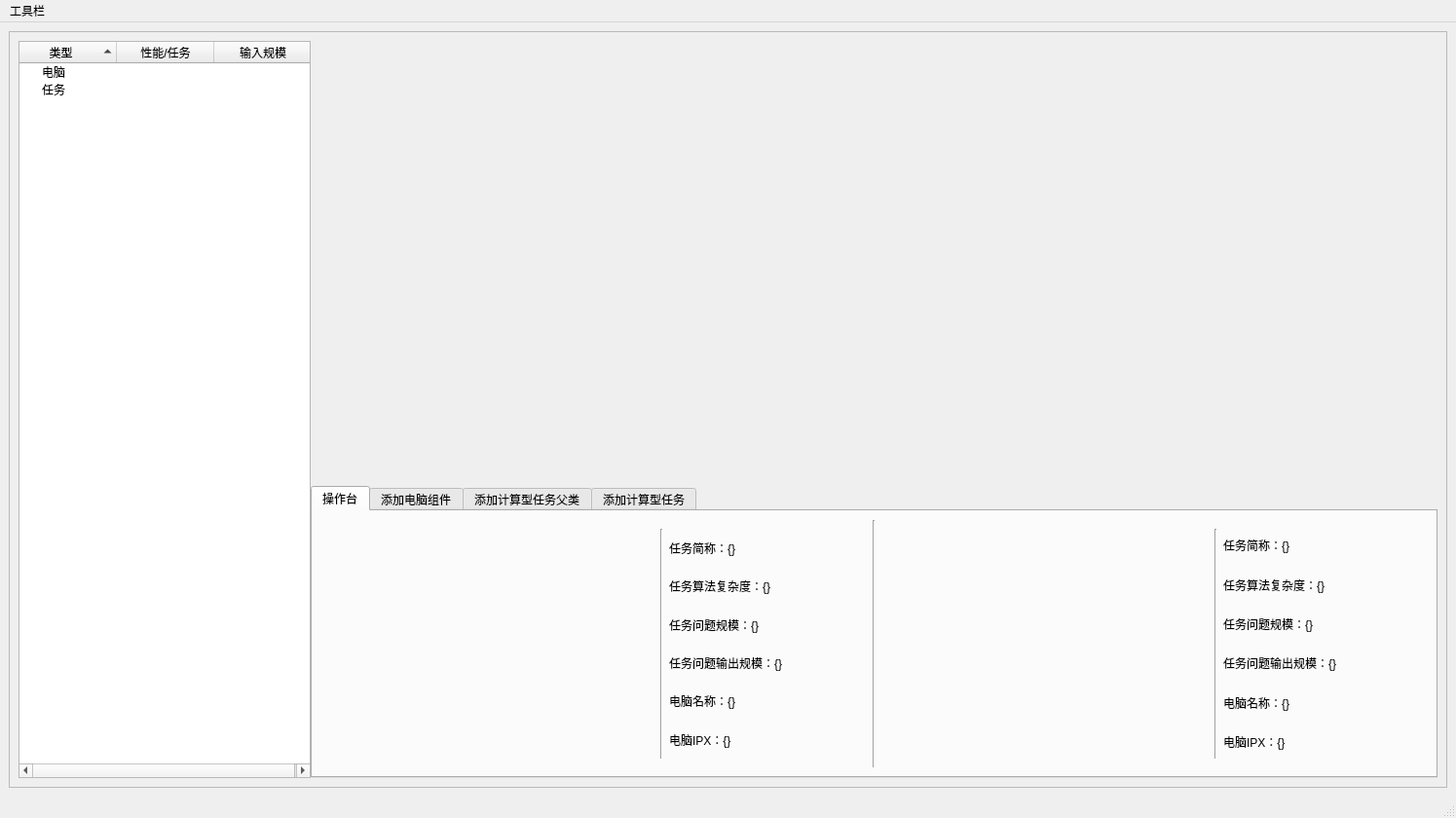
<?xml version="1.0" encoding="UTF-8"?>
<ui version="4.0">
 <class>MainWindow</class>
 <widget class="QMainWindow" name="MainWindow">
  <property name="geometry">
   <rect>
    <x>0</x>
    <y>0</y>
    <width>1495</width>
    <height>840</height>
   </rect>
  </property>
  <property name="windowTitle">
   <string>MainWindow</string>
  </property>
  <widget class="QWidget" name="centralwidget">
   <layout class="QHBoxLayout" name="horizontalLayout">
    <item>
     <widget class="QScrollArea" name="scrollArea">
      <property name="widgetResizable">
       <bool>true</bool>
      </property>
      <widget class="QWidget" name="scrollAreaWidgetContents">
       <property name="geometry">
        <rect>
         <x>0</x>
         <y>0</y>
         <width>1471</width>
         <height>765</height>
        </rect>
       </property>
       <layout class="QHBoxLayout" name="horizontalLayout_6">
        <item>
         <layout class="QHBoxLayout" name="horizontalLayout_5">
          <property name="spacing">
           <number>0</number>
          </property>
          <item>
           <widget class="QTreeWidget" name="Inventory">
            <property name="sizePolicy">
             <sizepolicy hsizetype="Fixed" vsizetype="Expanding">
              <horstretch>0</horstretch>
              <verstretch>0</verstretch>
             </sizepolicy>
            </property>
            <property name="minimumSize">
             <size>
              <width>300</width>
              <height>0</height>
             </size>
            </property>
            <property name="maximumSize">
             <size>
              <width>300</width>
              <height>16777215</height>
             </size>
            </property>
            <property name="sortingEnabled">
             <bool>true</bool>
            </property>
            <property name="animated">
             <bool>true</bool>
            </property>
            <property name="allColumnsShowFocus">
             <bool>false</bool>
            </property>
            <attribute name="headerMinimumSectionSize">
             <number>100</number>
            </attribute>
            <attribute name="headerDefaultSectionSize">
             <number>100</number>
            </attribute>
            <column>
             <property name="text">
              <string>类型</string>
             </property>
             <property name="textAlignment">
              <set>AlignCenter</set>
             </property>
            </column>
            <column>
             <property name="text">
              <string>性能/任务</string>
             </property>
             <property name="textAlignment">
              <set>AlignCenter</set>
             </property>
            </column>
            <column>
             <property name="text">
              <string>输入规模</string>
             </property>
             <property name="textAlignment">
              <set>AlignCenter</set>
             </property>
            </column>
            <item>
             <property name="text">
              <string>任务</string>
             </property>
            </item>
            <item>
             <property name="text">
              <string>电脑</string>
             </property>
            </item>
           </widget>
          </item>
          <item>
           <layout class="QVBoxLayout" name="verticalLayout">
            <property name="spacing">
             <number>0</number>
            </property>
            <item>
             <widget class="QWidget" name="widget" native="true">
              <property name="sizePolicy">
               <sizepolicy hsizetype="Preferred" vsizetype="Expanding">
                <horstretch>0</horstretch>
                <verstretch>0</verstretch>
               </sizepolicy>
              </property>
              <property name="minimumSize">
               <size>
                <width>0</width>
                <height>0</height>
               </size>
              </property>
              <layout class="QHBoxLayout" name="horizontalLayout_7">
               <property name="spacing">
                <number>0</number>
               </property>
               <property name="leftMargin">
                <number>0</number>
               </property>
               <property name="topMargin">
                <number>0</number>
               </property>
               <property name="rightMargin">
                <number>0</number>
               </property>
               <property name="bottomMargin">
                <number>0</number>
               </property>
               <item>
                <layout class="QVBoxLayout" name="VisualLayout">
                 <property name="spacing">
                  <number>0</number>
                 </property>
                </layout>
               </item>
              </layout>
             </widget>
            </item>
            <item>
             <widget class="QTabWidget" name="tabWidget">
              <property name="sizePolicy">
               <sizepolicy hsizetype="Preferred" vsizetype="Preferred">
                <horstretch>0</horstretch>
                <verstretch>0</verstretch>
               </sizepolicy>
              </property>
              <property name="minimumSize">
               <size>
                <width>250</width>
                <height>300</height>
               </size>
              </property>
              <property name="maximumSize">
               <size>
                <width>16777215</width>
                <height>300</height>
               </size>
              </property>
              <property name="currentIndex">
               <number>0</number>
              </property>
              <widget class="QWidget" name="tab_3">
               <attribute name="title">
                <string>操作台</string>
               </attribute>
               <layout class="QHBoxLayout" name="horizontalLayout_10">
                <item>
                 <layout class="QHBoxLayout" name="horizontalLayout_4">
                  <property name="spacing">
                   <number>0</number>
                  </property>
                  <property name="sizeConstraint">
                   <enum>QLayout::SetDefaultConstraint</enum>
                  </property>
                  <item>
                   <widget class="QWidget" name="algWidget" native="true">
                    <layout class="QHBoxLayout" name="horizontalLayout_15">
                     <item>
                      <widget class="QWidget" name="AlgDisPlay" native="true">
                       <property name="sizePolicy">
                        <sizepolicy hsizetype="MinimumExpanding" vsizetype="Preferred">
                         <horstretch>0</horstretch>
                         <verstretch>0</verstretch>
                        </sizepolicy>
                       </property>
                       <property name="minimumSize">
                        <size>
                         <width>300</width>
                         <height>0</height>
                        </size>
                       </property>
                       <layout class="QHBoxLayout" name="horizontalLayout_17">
                        <property name="spacing">
                         <number>0</number>
                        </property>
                        <property name="leftMargin">
                         <number>0</number>
                        </property>
                        <property name="topMargin">
                         <number>0</number>
                        </property>
                        <property name="rightMargin">
                         <number>0</number>
                        </property>
                        <property name="bottomMargin">
                         <number>0</number>
                        </property>
                        <item>
                         <layout class="QVBoxLayout" name="AlgLayout">
                          <property name="spacing">
                           <number>0</number>
                          </property>
                         </layout>
                        </item>
                       </layout>
                      </widget>
                     </item>
                     <item>
                      <widget class="Line" name="line">
                       <property name="orientation">
                        <enum>Qt::Vertical</enum>
                       </property>
                      </widget>
                     </item>
                     <item>
                      <widget class="QWidget" name="widget_5" native="true">
                       <property name="sizePolicy">
                        <sizepolicy hsizetype="Fixed" vsizetype="Preferred">
                         <horstretch>0</horstretch>
                         <verstretch>0</verstretch>
                        </sizepolicy>
                       </property>
                       <property name="minimumSize">
                        <size>
                         <width>200</width>
                         <height>0</height>
                        </size>
                       </property>
                       <layout class="QVBoxLayout" name="verticalLayout_9">
                        <property name="spacing">
                         <number>0</number>
                        </property>
                        <property name="leftMargin">
                         <number>0</number>
                        </property>
                        <property name="topMargin">
                         <number>0</number>
                        </property>
                        <property name="rightMargin">
                         <number>0</number>
                        </property>
                        <property name="bottomMargin">
                         <number>0</number>
                        </property>
                        <item>
                         <layout class="QVBoxLayout" name="verticalLayout_8">
                          <item>
                           <widget class="QLabel" name="atitle">
                            <property name="text">
                             <string>任务简称：{}</string>
                            </property>
                           </widget>
                          </item>
                          <item>
                           <widget class="QLabel" name="aalg">
                            <property name="text">
                             <string>任务算法复杂度：{}</string>
                            </property>
                           </widget>
                          </item>
                          <item>
                           <widget class="QLabel" name="algoutput">
                            <property name="text">
                             <string>任务问题规模：{}</string>
                            </property>
                           </widget>
                          </item>
                          <item>
                           <widget class="QLabel" name="label_4">
                            <property name="text">
                             <string>任务问题输出规模：{}</string>
                            </property>
                           </widget>
                          </item>
                          <item>
                           <widget class="QLabel" name="acpuname">
                            <property name="text">
                             <string>电脑名称：{}</string>
                            </property>
                           </widget>
                          </item>
                          <item>
                           <widget class="QLabel" name="aipx">
                            <property name="text">
                             <string>电脑IPX：{}</string>
                            </property>
                           </widget>
                          </item>
                         </layout>
                        </item>
                       </layout>
                      </widget>
                     </item>
                    </layout>
                   </widget>
                  </item>
                  <item>
                   <widget class="Line" name="line_2">
                    <property name="orientation">
                     <enum>Qt::Vertical</enum>
                    </property>
                   </widget>
                  </item>
                  <item>
                   <widget class="QWidget" name="ComWidget" native="true">
                    <layout class="QHBoxLayout" name="horizontalLayout_16">
                     <item>
                      <widget class="QWidget" name="CpuDisPlay" native="true">
                       <property name="sizePolicy">
                        <sizepolicy hsizetype="MinimumExpanding" vsizetype="Preferred">
                         <horstretch>0</horstretch>
                         <verstretch>0</verstretch>
                        </sizepolicy>
                       </property>
                       <property name="minimumSize">
                        <size>
                         <width>300</width>
                         <height>0</height>
                        </size>
                       </property>
                       <layout class="QHBoxLayout" name="horizontalLayout_18">
                        <property name="spacing">
                         <number>0</number>
                        </property>
                        <property name="leftMargin">
                         <number>0</number>
                        </property>
                        <property name="topMargin">
                         <number>0</number>
                        </property>
                        <property name="rightMargin">
                         <number>0</number>
                        </property>
                        <property name="bottomMargin">
                         <number>0</number>
                        </property>
                        <item>
                         <layout class="QVBoxLayout" name="CpuLayout">
                          <property name="spacing">
                           <number>0</number>
                          </property>
                         </layout>
                        </item>
                       </layout>
                      </widget>
                     </item>
                     <item>
                      <widget class="Line" name="line_3">
                       <property name="orientation">
                        <enum>Qt::Vertical</enum>
                       </property>
                      </widget>
                     </item>
                     <item>
                      <widget class="QWidget" name="widget_6" native="true">
                       <property name="sizePolicy">
                        <sizepolicy hsizetype="Fixed" vsizetype="Preferred">
                         <horstretch>0</horstretch>
                         <verstretch>0</verstretch>
                        </sizepolicy>
                       </property>
                       <property name="minimumSize">
                        <size>
                         <width>200</width>
                         <height>0</height>
                        </size>
                       </property>
                       <layout class="QHBoxLayout" name="horizontalLayout_19">
                        <property name="leftMargin">
                         <number>0</number>
                        </property>
                        <property name="topMargin">
                         <number>0</number>
                        </property>
                        <property name="rightMargin">
                         <number>0</number>
                        </property>
                        <property name="bottomMargin">
                         <number>0</number>
                        </property>
                        <item>
                         <layout class="QVBoxLayout" name="verticalLayout_10">
                          <item>
                           <widget class="QLabel" name="label_11">
                            <property name="text">
                             <string>任务简称：{}</string>
                            </property>
                           </widget>
                          </item>
                          <item>
                           <widget class="QLabel" name="label_12">
                            <property name="text">
                             <string>任务算法复杂度：{}</string>
                            </property>
                           </widget>
                          </item>
                          <item>
                           <widget class="QLabel" name="label_13">
                            <property name="text">
                             <string>任务问题规模：{}</string>
                            </property>
                           </widget>
                          </item>
                          <item>
                           <widget class="QLabel" name="label_5">
                            <property name="text">
                             <string>任务问题输出规模：{}</string>
                            </property>
                           </widget>
                          </item>
                          <item>
                           <widget class="QLabel" name="label_14">
                            <property name="text">
                             <string>电脑名称：{}</string>
                            </property>
                           </widget>
                          </item>
                          <item>
                           <widget class="QLabel" name="label_15">
                            <property name="text">
                             <string>电脑IPX：{}</string>
                            </property>
                           </widget>
                          </item>
                         </layout>
                        </item>
                       </layout>
                      </widget>
                     </item>
                    </layout>
                   </widget>
                  </item>
                 </layout>
                </item>
               </layout>
              </widget>
              <widget class="QWidget" name="tab_4">
               <attribute name="title">
                <string>添加电脑组件</string>
               </attribute>
               <layout class="QHBoxLayout" name="horizontalLayout_3">
                <item>
                 <widget class="QWidget" name="edit_Computer" native="true">
                  <layout class="QHBoxLayout" name="horizontalLayout_8">
                   <item>
                    <layout class="QGridLayout" name="gridLayout">
                     <item row="0" column="0">
                      <widget class="QLabel" name="name">
                       <property name="sizePolicy">
                        <sizepolicy hsizetype="Fixed" vsizetype="Preferred">
                         <horstretch>0</horstretch>
                         <verstretch>0</verstretch>
                        </sizepolicy>
                       </property>
                       <property name="text">
                        <string>名称</string>
                       </property>
                       <property name="alignment">
                        <set>Qt::AlignCenter</set>
                       </property>
                       <property name="margin">
                        <number>10</number>
                       </property>
                      </widget>
                     </item>
                     <item row="1" column="1">
                      <widget class="QLineEdit" name="ipx_edit">
                       <property name="sizePolicy">
                        <sizepolicy hsizetype="Preferred" vsizetype="Fixed">
                         <horstretch>0</horstretch>
                         <verstretch>0</verstretch>
                        </sizepolicy>
                       </property>
                       <property name="placeholderText">
                        <string>CPU每秒完成指令数</string>
                       </property>
                      </widget>
                     </item>
                     <item row="1" column="0">
                      <widget class="QLabel" name="ipx">
                       <property name="sizePolicy">
                        <sizepolicy hsizetype="Fixed" vsizetype="Preferred">
                         <horstretch>0</horstretch>
                         <verstretch>0</verstretch>
                        </sizepolicy>
                       </property>
                       <property name="text">
                        <string>IPX</string>
                       </property>
                       <property name="alignment">
                        <set>Qt::AlignCenter</set>
                       </property>
                       <property name="margin">
                        <number>10</number>
                       </property>
                      </widget>
                     </item>
                     <item row="0" column="1">
                      <widget class="QLineEdit" name="name_edit">
                       <property name="sizePolicy">
                        <sizepolicy hsizetype="Preferred" vsizetype="Fixed">
                         <horstretch>0</horstretch>
                         <verstretch>0</verstretch>
                        </sizepolicy>
                       </property>
                      </widget>
                     </item>
                    </layout>
                   </item>
                   <item>
                    <layout class="QVBoxLayout" name="verticalLayout_2">
                     <item>
                      <widget class="QPushButton" name="add_cpu">
                       <property name="sizePolicy">
                        <sizepolicy hsizetype="Preferred" vsizetype="Fixed">
                         <horstretch>0</horstretch>
                         <verstretch>0</verstretch>
                        </sizepolicy>
                       </property>
                       <property name="text">
                        <string>添加</string>
                       </property>
                      </widget>
                     </item>
                     <item>
                      <widget class="QPushButton" name="del_cpu">
                       <property name="sizePolicy">
                        <sizepolicy hsizetype="Preferred" vsizetype="Fixed">
                         <horstretch>0</horstretch>
                         <verstretch>0</verstretch>
                        </sizepolicy>
                       </property>
                       <property name="text">
                        <string>删除</string>
                       </property>
                      </widget>
                     </item>
                    </layout>
                   </item>
                  </layout>
                 </widget>
                </item>
               </layout>
              </widget>
              <widget class="QWidget" name="tab_2">
               <attribute name="title">
                <string>添加计算型任务父类</string>
               </attribute>
               <layout class="QHBoxLayout" name="horizontalLayout_9">
                <item>
                 <widget class="QWidget" name="widget_3" native="true">
                  <layout class="QHBoxLayout" name="horizontalLayout_14">
                   <item>
                    <layout class="QHBoxLayout" name="horizontalLayout_13">
                     <item>
                      <layout class="QVBoxLayout" name="verticalLayout_5">
                       <item>
                        <layout class="QHBoxLayout" name="horizontalLayout_12">
                         <item>
                          <widget class="QLabel" name="label">
                           <property name="sizePolicy">
                            <sizepolicy hsizetype="Fixed" vsizetype="Preferred">
                             <horstretch>0</horstretch>
                             <verstretch>0</verstretch>
                            </sizepolicy>
                           </property>
                           <property name="text">
                            <string>主题：</string>
                           </property>
                          </widget>
                         </item>
                         <item>
                          <widget class="QLineEdit" name="themeTitle">
                           <property name="sizePolicy">
                            <sizepolicy hsizetype="Preferred" vsizetype="Fixed">
                             <horstretch>0</horstretch>
                             <verstretch>0</verstretch>
                            </sizepolicy>
                           </property>
                           <property name="placeholderText">
                            <string/>
                           </property>
                          </widget>
                         </item>
                        </layout>
                       </item>
                       <item>
                        <layout class="QVBoxLayout" name="verticalLayout_4">
                         <item>
                          <widget class="QLabel" name="label_2">
                           <property name="text">
                            <string>简介：</string>
                           </property>
                          </widget>
                         </item>
                         <item>
                          <widget class="QTextEdit" name="themeDesc">
                           <property name="sizePolicy">
                            <sizepolicy hsizetype="Preferred" vsizetype="Expanding">
                             <horstretch>0</horstretch>
                             <verstretch>0</verstretch>
                            </sizepolicy>
                           </property>
                          </widget>
                         </item>
                        </layout>
                       </item>
                      </layout>
                     </item>
                     <item>
                      <layout class="QVBoxLayout" name="verticalLayout_6">
                       <item>
                        <widget class="QPushButton" name="AddTheme">
                         <property name="sizePolicy">
                          <sizepolicy hsizetype="Preferred" vsizetype="Fixed">
                           <horstretch>0</horstretch>
                           <verstretch>0</verstretch>
                          </sizepolicy>
                         </property>
                         <property name="text">
                          <string>添加</string>
                         </property>
                        </widget>
                       </item>
                       <item>
                        <widget class="QPushButton" name="DelTheme">
                         <property name="sizePolicy">
                          <sizepolicy hsizetype="Preferred" vsizetype="Fixed">
                           <horstretch>0</horstretch>
                           <verstretch>0</verstretch>
                          </sizepolicy>
                         </property>
                         <property name="text">
                          <string>删除</string>
                         </property>
                        </widget>
                       </item>
                      </layout>
                     </item>
                    </layout>
                   </item>
                  </layout>
                 </widget>
                </item>
               </layout>
              </widget>
              <widget class="QWidget" name="tab">
               <attribute name="title">
                <string>添加计算型任务</string>
               </attribute>
               <layout class="QHBoxLayout" name="horizontalLayout_11">
                <item>
                 <widget class="QWidget" name="widget_2" native="true">
                  <layout class="QVBoxLayout" name="verticalLayout_3">
                   <item>
                    <layout class="QGridLayout" name="gridLayout_2">
                     <property name="horizontalSpacing">
                      <number>6</number>
                     </property>
                     <item row="1" column="0">
                      <widget class="QLabel" name="label_3">
                       <property name="text">
                        <string>算法：</string>
                       </property>
                      </widget>
                     </item>
                     <item row="4" column="1">
                      <widget class="QComboBox" name="TimeComplex_2"/>
                     </item>
                     <item row="2" column="0">
                      <widget class="QLabel" name="InputSize">
                       <property name="text">
                        <string>输入规模</string>
                       </property>
                      </widget>
                     </item>
                     <item row="0" column="0">
                      <widget class="QLabel" name="TaskTitle">
                       <property name="text">
                        <string>任务主题：</string>
                       </property>
                      </widget>
                     </item>
                     <item row="2" column="1">
                      <widget class="QLineEdit" name="In_Size">
                       <property name="placeholderText">
                        <string>输入规模至少大于等于100</string>
                       </property>
                      </widget>
                     </item>
                     <item row="4" column="0">
                      <widget class="QLabel" name="TimeComplex">
                       <property name="text">
                        <string>时间复杂度：</string>
                       </property>
                      </widget>
                     </item>
                     <item row="3" column="1">
                      <widget class="QTextEdit" name="textEdit">
                       <property name="sizePolicy">
                        <sizepolicy hsizetype="Expanding" vsizetype="Fixed">
                         <horstretch>0</horstretch>
                         <verstretch>0</verstretch>
                        </sizepolicy>
                       </property>
                      </widget>
                     </item>
                     <item row="0" column="1">
                      <widget class="QComboBox" name="TaskTheme">
                       <property name="sizePolicy">
                        <sizepolicy hsizetype="Preferred" vsizetype="Preferred">
                         <horstretch>0</horstretch>
                         <verstretch>0</verstretch>
                        </sizepolicy>
                       </property>
                      </widget>
                     </item>
                     <item row="1" column="1">
                      <widget class="QLineEdit" name="AlgName">
                       <property name="placeholderText">
                        <string>算法标题</string>
                       </property>
                      </widget>
                     </item>
                     <item row="3" column="0">
                      <widget class="QLabel" name="Desc">
                       <property name="text">
                        <string>描述：</string>
                       </property>
                      </widget>
                     </item>
                    </layout>
                   </item>
                   <item>
                    <layout class="QHBoxLayout" name="horizontalLayout_2">
                     <item>
                      <spacer name="horizontalSpacer_3">
                       <property name="orientation">
                        <enum>Qt::Horizontal</enum>
                       </property>
                       <property name="sizeHint" stdset="0">
                        <size>
                         <width>40</width>
                         <height>20</height>
                        </size>
                       </property>
                      </spacer>
                     </item>
                     <item>
                      <widget class="QPushButton" name="add_task_btn">
                       <property name="text">
                        <string>添加</string>
                       </property>
                      </widget>
                     </item>
                     <item>
                      <spacer name="horizontalSpacer_5">
                       <property name="orientation">
                        <enum>Qt::Horizontal</enum>
                       </property>
                       <property name="sizeHint" stdset="0">
                        <size>
                         <width>40</width>
                         <height>20</height>
                        </size>
                       </property>
                      </spacer>
                     </item>
                     <item>
                      <widget class="QPushButton" name="del_task_btn">
                       <property name="text">
                        <string>删除</string>
                       </property>
                      </widget>
                     </item>
                     <item>
                      <spacer name="horizontalSpacer_4">
                       <property name="orientation">
                        <enum>Qt::Horizontal</enum>
                       </property>
                       <property name="sizeHint" stdset="0">
                        <size>
                         <width>40</width>
                         <height>20</height>
                        </size>
                       </property>
                      </spacer>
                     </item>
                    </layout>
                   </item>
                  </layout>
                 </widget>
                </item>
               </layout>
              </widget>
             </widget>
            </item>
           </layout>
          </item>
         </layout>
        </item>
       </layout>
      </widget>
     </widget>
    </item>
   </layout>
  </widget>
  <widget class="QMenuBar" name="menubar">
   <property name="geometry">
    <rect>
     <x>0</x>
     <y>0</y>
     <width>1495</width>
     <height>26</height>
    </rect>
   </property>
   <widget class="QMenu" name="menu">
    <property name="title">
     <string>工具栏</string>
    </property>
   </widget>
   <addaction name="menu"/>
  </widget>
  <widget class="QStatusBar" name="statusbar"/>
 </widget>
 <resources/>
 <connections/>
</ui>
